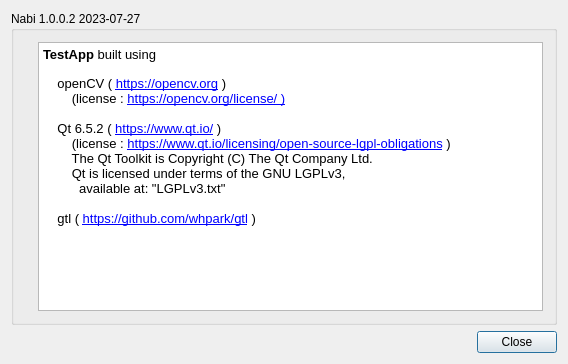
<?xml version="1.0" encoding="UTF-8"?>
<ui version="4.0">
 <class>AboutDlgClass</class>
 <widget class="QDialog" name="AboutDlgClass">
  <property name="geometry">
   <rect>
    <x>0</x>
    <y>0</y>
    <width>568</width>
    <height>364</height>
   </rect>
  </property>
  <property name="windowTitle">
   <string>AboutDlg</string>
  </property>
  <layout class="QVBoxLayout" name="verticalLayout">
   <item>
    <widget class="QGroupBox" name="groupBoxNabi">
     <property name="title">
      <string>Nabi 1.0.0.2 2023-07-27</string>
     </property>
     <layout class="QHBoxLayout" name="horizontalLayout">
      <item alignment="Qt::AlignTop">
       <widget class="QLabel" name="label">
        <property name="maximumSize">
         <size>
          <width>64</width>
          <height>64</height>
         </size>
        </property>
        <property name="text">
         <string notr="true"/>
        </property>
        <property name="pixmap">
         <pixmap resource="resource.qrc">:/image/icon.png</pixmap>
        </property>
        <property name="scaledContents">
         <bool>true</bool>
        </property>
        <property name="alignment">
         <set>Qt::AlignRight|Qt::AlignTrailing|Qt::AlignVCenter</set>
        </property>
       </widget>
      </item>
      <item>
       <widget class="QTextEdit" name="textEdit">
        <property name="undoRedoEnabled">
         <bool>false</bool>
        </property>
        <property name="html">
         <string>&lt;!DOCTYPE HTML PUBLIC &quot;-//W3C//DTD HTML 4.0//EN&quot; &quot;http://www.w3.org/TR/REC-html40/strict.dtd&quot;&gt;
&lt;html&gt;&lt;head&gt;&lt;meta name=&quot;qrichtext&quot; content=&quot;1&quot; /&gt;&lt;meta charset=&quot;utf-8&quot; /&gt;&lt;style type=&quot;text/css&quot;&gt;
p, li { white-space: pre-wrap; }
hr { height: 1px; border-width: 0; }
li.unchecked::marker { content: &quot;\2610&quot;; }
li.checked::marker { content: &quot;\2612&quot;; }
&lt;/style&gt;&lt;/head&gt;&lt;body style=&quot; font-family:'Segoe UI'; font-size:9pt; font-weight:400; font-style:normal;&quot;&gt;
&lt;p style=&quot; margin-top:0px; margin-bottom:0px; margin-left:0px; margin-right:0px; -qt-block-indent:0; text-indent:0px;&quot;&gt;&lt;span style=&quot; font-size:10pt; font-weight:700;&quot;&gt;TestApp &lt;/span&gt;&lt;span style=&quot; font-size:10pt;&quot;&gt;built using&lt;/span&gt;&lt;/p&gt;
&lt;p style=&quot;-qt-paragraph-type:empty; margin-top:0px; margin-bottom:0px; margin-left:0px; margin-right:0px; -qt-block-indent:0; text-indent:0px;&quot;&gt;&lt;br /&gt;&lt;/p&gt;
&lt;p style=&quot; margin-top:0px; margin-bottom:0px; margin-left:0px; margin-right:0px; -qt-block-indent:0; text-indent:0px;&quot;&gt;&lt;span style=&quot; font-size:10pt;&quot;&gt;    openCV ( &lt;/span&gt;&lt;a href=&quot;https://opencv.org&quot;&gt;&lt;span style=&quot; font-size:10pt; text-decoration: underline; color:#0000ff;&quot;&gt;https://opencv.org&lt;/span&gt;&lt;/a&gt;&lt;span style=&quot; font-size:10pt;&quot;&gt; )&lt;/span&gt;&lt;/p&gt;
&lt;p style=&quot; margin-top:0px; margin-bottom:0px; margin-left:0px; margin-right:0px; -qt-block-indent:0; text-indent:0px;&quot;&gt;&lt;span style=&quot; font-size:10pt;&quot;&gt;        (license : &lt;/span&gt;&lt;a href=&quot;https://opencv.org/license/&quot;&gt;&lt;span style=&quot; font-size:10pt; text-decoration: underline; color:#0000ff;&quot;&gt;https://opencv.org/license/ )&lt;/span&gt;&lt;/a&gt;&lt;/p&gt;
&lt;p style=&quot;-qt-paragraph-type:empty; margin-top:0px; margin-bottom:0px; margin-left:0px; margin-right:0px; -qt-block-indent:0; text-indent:0px; font-size:10pt; text-decoration: underline; color:#0000ff;&quot;&gt;&lt;br /&gt;&lt;/p&gt;
&lt;p style=&quot; margin-top:0px; margin-bottom:0px; margin-left:0px; margin-right:0px; -qt-block-indent:0; text-indent:0px;&quot;&gt;&lt;span style=&quot; font-size:10pt;&quot;&gt;    Qt 6.5.2 ( &lt;/span&gt;&lt;a href=&quot;https://www.qt.io/&quot;&gt;&lt;span style=&quot; font-size:10pt; text-decoration: underline; color:#0000ff;&quot;&gt;https://www.qt.io/&lt;/span&gt;&lt;/a&gt;&lt;span style=&quot; font-size:10pt;&quot;&gt; )&lt;/span&gt;&lt;/p&gt;
&lt;p style=&quot; margin-top:0px; margin-bottom:0px; margin-left:0px; margin-right:0px; -qt-block-indent:0; text-indent:0px;&quot;&gt;&lt;span style=&quot; font-size:10pt;&quot;&gt;        (license : &lt;/span&gt;&lt;a href=&quot;https://www.qt.io/licensing/open-source-lgpl-obligations&quot;&gt;&lt;span style=&quot; font-size:10pt; text-decoration: underline; color:#0000ff;&quot;&gt;https://www.qt.io/licensing/open-source-lgpl-obligations&lt;/span&gt;&lt;/a&gt;&lt;span style=&quot; font-size:10pt;&quot;&gt; )&lt;/span&gt;&lt;/p&gt;
&lt;p style=&quot; margin-top:0px; margin-bottom:0px; margin-left:0px; margin-right:0px; -qt-block-indent:0; text-indent:0px;&quot;&gt;&lt;span style=&quot; font-size:10pt;&quot;&gt;        The Qt Toolkit is Copyright (C) The Qt Company Ltd.&lt;/span&gt;&lt;/p&gt;
&lt;p style=&quot; margin-top:0px; margin-bottom:0px; margin-left:0px; margin-right:0px; -qt-block-indent:0; text-indent:0px;&quot;&gt;&lt;span style=&quot; font-size:10pt;&quot;&gt;        Qt is licensed under terms of the GNU LGPLv3,&lt;/span&gt;&lt;/p&gt;
&lt;p style=&quot; margin-top:0px; margin-bottom:0px; margin-left:0px; margin-right:0px; -qt-block-indent:0; text-indent:0px;&quot;&gt;&lt;span style=&quot; font-size:10pt;&quot;&gt;          available at: &amp;quot;LGPLv3.txt&amp;quot;&lt;/span&gt;&lt;/p&gt;
&lt;p style=&quot;-qt-paragraph-type:empty; margin-top:0px; margin-bottom:0px; margin-left:0px; margin-right:0px; -qt-block-indent:0; text-indent:0px; font-size:10pt;&quot;&gt;&lt;br /&gt;&lt;/p&gt;
&lt;p style=&quot; margin-top:0px; margin-bottom:0px; margin-left:0px; margin-right:0px; -qt-block-indent:0; text-indent:0px;&quot;&gt;&lt;span style=&quot; font-size:10pt;&quot;&gt;    gtl ( &lt;/span&gt;&lt;a href=&quot;https://github.com/whpark/gtl&quot;&gt;&lt;span style=&quot; font-size:10pt; text-decoration: underline; color:#0000ff;&quot;&gt;https://github.com/whpark/gtl&lt;/span&gt;&lt;/a&gt;&lt;span style=&quot; font-size:10pt;&quot;&gt; )&lt;/span&gt;&lt;/p&gt;
&lt;p style=&quot;-qt-paragraph-type:empty; margin-top:0px; margin-bottom:0px; margin-left:0px; margin-right:0px; -qt-block-indent:0; text-indent:0px; font-size:10pt;&quot;&gt;&lt;br /&gt;&lt;/p&gt;&lt;/body&gt;&lt;/html&gt;</string>
        </property>
        <property name="textInteractionFlags">
         <set>Qt::TextSelectableByMouse</set>
        </property>
       </widget>
      </item>
     </layout>
    </widget>
   </item>
   <item>
    <widget class="QDialogButtonBox" name="buttonBox">
     <property name="orientation">
      <enum>Qt::Horizontal</enum>
     </property>
     <property name="standardButtons">
      <set>QDialogButtonBox::Close</set>
     </property>
    </widget>
   </item>
  </layout>
 </widget>
 <layoutdefault spacing="6" margin="11"/>
 <resources>
  <include location="resource.qrc"/>
 </resources>
 <connections/>
</ui>
